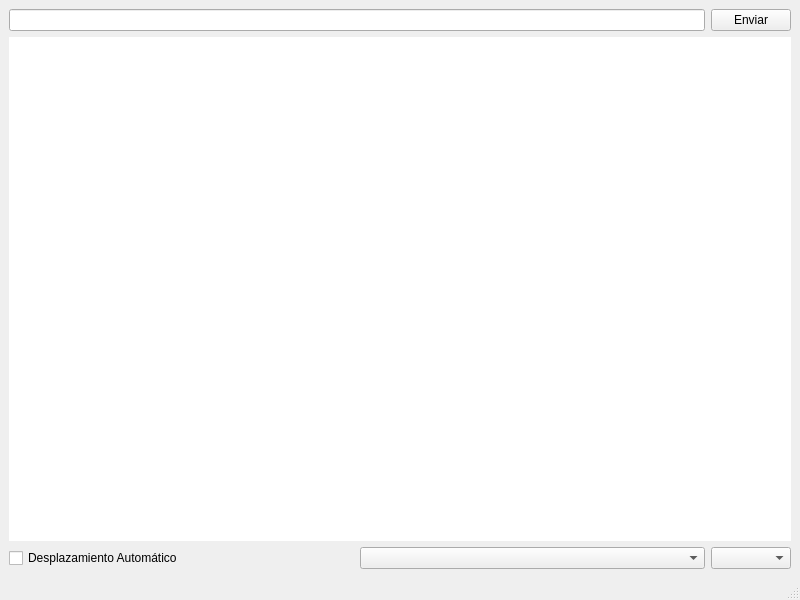
<?xml version="1.0" encoding="UTF-8"?>
<ui version="4.0">
 <class>MainWindow</class>
 <widget class="QMainWindow" name="MainWindow">
  <property name="geometry">
   <rect>
    <x>0</x>
    <y>0</y>
    <width>800</width>
    <height>600</height>
   </rect>
  </property>
  <property name="windowTitle">
   <string>MainWindow</string>
  </property>
  <widget class="QWidget" name="centralwidget">
   <layout class="QGridLayout" name="gridLayout_2">
    <item row="0" column="0">
     <layout class="QGridLayout" name="gridLayout" columnstretch="1,1,0" rowminimumheight="0,0,0,0">
      <item row="0" column="2">
       <widget class="QPushButton" name="sendButton">
        <property name="text">
         <string>Enviar</string>
        </property>
       </widget>
      </item>
      <item row="3" column="2">
       <widget class="QComboBox" name="comboBox_2"/>
      </item>
      <item row="3" column="1">
       <widget class="QComboBox" name="comboBox"/>
      </item>
      <item row="2" column="0" colspan="3">
       <widget class="QLabel" name="label">
        <property name="styleSheet">
         <string notr="true">background-color: rgb(255, 255, 255);</string>
        </property>
        <property name="text">
         <string/>
        </property>
        <property name="alignment">
         <set>Qt::AlignLeading|Qt::AlignLeft|Qt::AlignTop</set>
        </property>
       </widget>
      </item>
      <item row="0" column="0" colspan="2">
       <widget class="QLineEdit" name="lineEdit"/>
      </item>
      <item row="3" column="0">
       <widget class="QCheckBox" name="checkBox">
        <property name="text">
         <string>Desplazamiento Automático</string>
        </property>
       </widget>
      </item>
     </layout>
    </item>
   </layout>
  </widget>
  <widget class="QMenuBar" name="menubar">
   <property name="geometry">
    <rect>
     <x>0</x>
     <y>0</y>
     <width>800</width>
     <height>26</height>
    </rect>
   </property>
  </widget>
  <widget class="QStatusBar" name="statusbar"/>
 </widget>
 <resources/>
 <connections/>
</ui>
